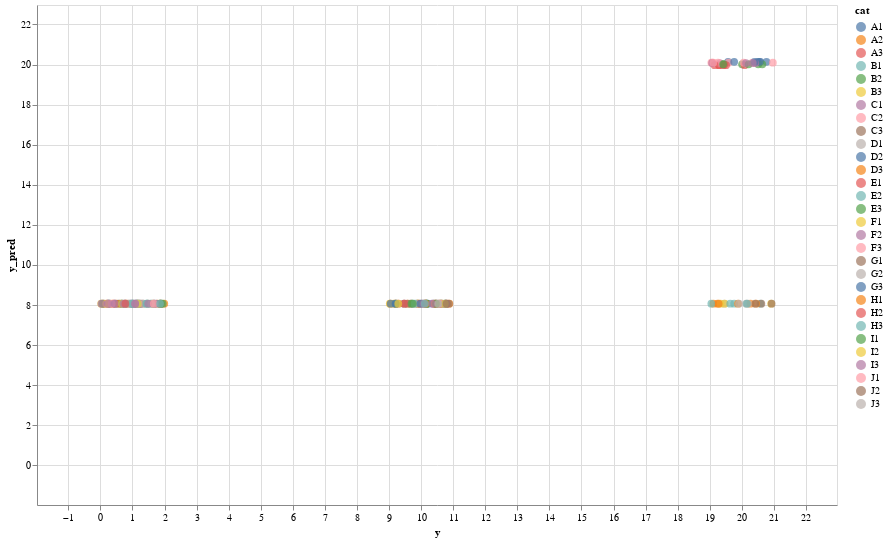

Notebook source saved alongside this figure:
### Code cell
create_scatter(source_oh)

### Figure 1 — Vega-Lite specification as saved in the notebook (floating-point values rounded to 4 significant figures; data arrays with more than 128 entries replaced by an {"elided": "..."} marker saying what was removed)
{"config": {"view": {"continuousWidth": 400, "continuousHeight": 300}}, "data": {"name": "data-c06a38f82212617a475fa59ef9b67d54"}, "mark": {"type": "circle", "size": 60}, "encoding": {"color": {"field": "cat", "type": "nominal"}, "tooltip": {"field": "cat", "type": "nominal"}, "x": {"field": "y", "scale": {"domain": [-1.976, 22.97]}, "type": "quantitative"}, "y": {"field": "y_pred", "scale": {"domain": [-1.976, 22.97]}, "type": "quantitative"}}, "height": 500, "selection": {"selector003": {"type": "interval", "bind": "scales", "encodings": ["x", "y"]}}, "width": 800, "$schema": "https://vega.github.io/schema/vega-lite/v4.17.0.json", "datasets": {"data-c06a38f82212617a475fa59ef9b67d54": {"elided": "200 records"}}}
